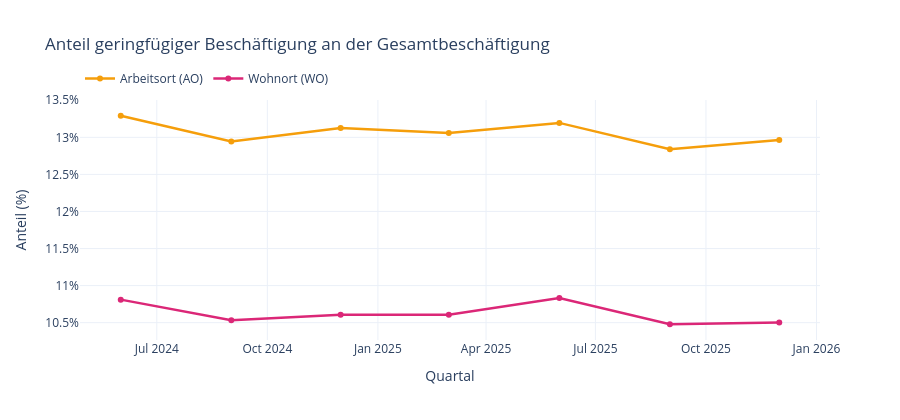

Notebook code for this chart:
### Markdown cell above
## 4. Anteil geringfügiger Beschäftigung an der Gesamtbeschäftigung

Wie groß ist der Minijob-Sektor im Verhältnis zur sozialversicherungspflichtigen
Beschäftigung — und verändert sich dieses Verhältnis?

### Code cell
anteil_ao = beschaeftigung["ao_geringfuegig"] / (beschaeftigung["ao_geringfuegig"] + beschaeftigung["ao_svp"]) * 100
anteil_wo = beschaeftigung["wo_geringfuegig"] / (beschaeftigung["wo_geringfuegig"] + beschaeftigung["wo_svp"]) * 100

fig = go.Figure()
fig.add_trace(go.Scatter(x=beschaeftigung.index, y=anteil_ao, name="Arbeitsort (AO)", mode="lines+markers", line=dict(color="#f59e0b", width=2.5)))
fig.add_trace(go.Scatter(x=beschaeftigung.index, y=anteil_wo, name="Wohnort (WO)", mode="lines+markers", line=dict(color="#db2777", width=2.5)))
fig.update_layout(
    title="Anteil geringfügiger Beschäftigung an der Gesamtbeschäftigung",
    xaxis_title="Quartal", yaxis_title="Anteil (%)", yaxis_ticksuffix="%",
    template="plotly_white", height=420, legend=dict(orientation="h", y=1.15),
)
fig.write_image(ABBILDUNGEN_DIR / "abb43_beschaeftigung_anteil_geringfuegig.png", scale=2)
fig

### Figure 1 — Plotly figure (JSON) as saved in the notebook; plotly's stock layout.template omitted (floating-point values rounded to 4 significant figures)
{"data": [{"line": {"color": "#f59e0b", "width": 2.5}, "mode": "lines+markers", "name": "Arbeitsort (AO)", "type": "scatter", "x": ["2024-06-01T00:00:00", "2024-09-01T00:00:00", "2024-12-01T00:00:00", "2025-03-01T00:00:00", "2025-06-01T00:00:00", "2025-09-01T00:00:00", "2025-12-01T00:00:00"], "y": [13.29, 12.95, 13.13, 13.06, 13.19, 12.84, 12.96]}, {"line": {"color": "#db2777", "width": 2.5}, "mode": "lines+markers", "name": "Wohnort (WO)", "type": "scatter", "x": ["2024-06-01T00:00:00", "2024-09-01T00:00:00", "2024-12-01T00:00:00", "2025-03-01T00:00:00", "2025-06-01T00:00:00", "2025-09-01T00:00:00", "2025-12-01T00:00:00"], "y": [10.81, 10.53, 10.61, 10.61, 10.83, 10.48, 10.5]}], "layout": {"height": 420, "legend": {"orientation": "h", "y": 1.15}, "title": {"text": "Anteil geringfügiger Beschäftigung an der Gesamtbeschäftigung"}, "xaxis": {"title": {"text": "Quartal"}}, "yaxis": {"ticksuffix": "%", "title": {"text": "Anteil (%)"}}}}
